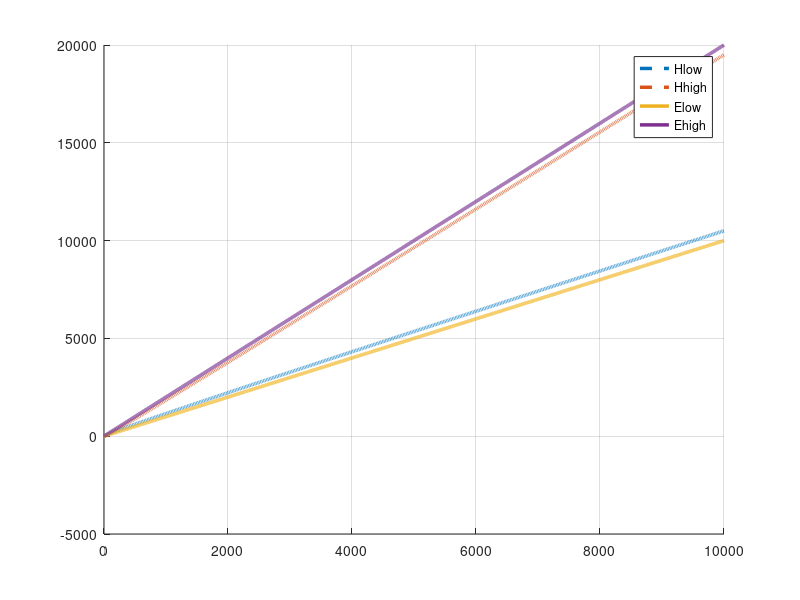

MATLAB code for this plot:
d1 = 1;

d2 = 2;

dsqrt = 5;

N = 10000;

x =1:N;

y1 = d1*x + dsqrt*sqrt(x);

y2 = d2*x - dsqrt*sqrt(x);

y3 = d1*x;

y4 = d2*x;

LW = 2.5;
LWlabel = 2;
fZ = 30;
fZlegend = 25;
fZlabel = 30;
region = 2:21;

figure(1)
hold on
plot(x,y1,'--','LineWidth',LW)
plot(x,y2,'--','LineWidth',LW)
plot(x,y3,'-','LineWidth',LW)
plot(x,y4,'-','LineWidth',LW)
legend('Hlow','Hhigh','Elow','Ehigh')
legend('Location', 'best');
grid on
